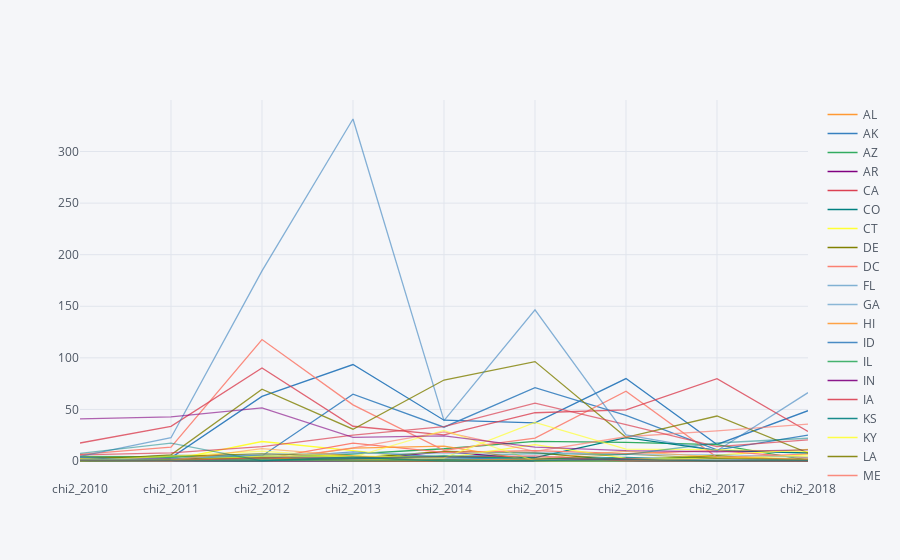

The code cell stored with this chart in its notebook:
### Code cell
best_sightings.iplot()

### Figure 1 — Plotly figure (JSON) as saved in the notebook; plotly's stock layout.template omitted (floating-point values rounded to 4 significant figures)
{"data": [{"line": {"color": "rgba(255, 153, 51, 1.0)", "dash": "solid", "shape": "linear", "width": 1.3}, "mode": "lines", "name": "AL", "text": "", "type": "scatter", "uid": "4851f7f7-7a0e-4681-867e-8f8030cbe8a0", "x": ["chi2_2010", "chi2_2011", "chi2_2012", "chi2_2013", "chi2_2014", "chi2_2015", "chi2_2016", "chi2_2017", "chi2_2018"], "y": [3.9, 3.807, 4.38, 1.64, 8.568e-05, 1.898, 2.057, 0.166, 1.023]}, {"line": {"color": "rgba(55, 128, 191, 1.0)", "dash": "solid", "shape": "linear", "width": 1.3}, "mode": "lines", "name": "AK", "text": "", "type": "scatter", "uid": "668a4ce7-e4ac-49bb-962c-27020f7e2bba", "x": ["chi2_2010", "chi2_2011", "chi2_2012", "chi2_2013", "chi2_2014", "chi2_2015", "chi2_2016", "chi2_2017", "chi2_2018"], "y": [2.166, 3.011, 62.66, 93.47, 39.57, 37.0, 79.88, 16.05, 48.75]}, {"line": {"color": "rgba(50, 171, 96, 1.0)", "dash": "solid", "shape": "linear", "width": 1.3}, "mode": "lines", "name": "AZ", "text": "", "type": "scatter", "uid": "7f4a49dd-f690-4c05-8f0c-bd477396a3b6", "x": ["chi2_2010", "chi2_2011", "chi2_2012", "chi2_2013", "chi2_2014", "chi2_2015", "chi2_2016", "chi2_2017", "chi2_2018"], "y": [1.55, 3.234, 1.806, 6.58, 11.87, 19.05, 18.0, 15.87, 0.8739]}, {"line": {"color": "rgba(128, 0, 128, 1.0)", "dash": "solid", "shape": "linear", "width": 1.3}, "mode": "lines", "name": "AR", "text": "", "type": "scatter", "uid": "7ab69bf1-2193-4c08-b920-9d3f31d797c7", "x": ["chi2_2010", "chi2_2011", "chi2_2012", "chi2_2013", "chi2_2014", "chi2_2015", "chi2_2016", "chi2_2017", "chi2_2018"], "y": [0.3957, 0.1106, 0.8473, 0.5578, 9.132, 1.602, 1.182, 0.0439, 1.087]}, {"line": {"color": "rgba(219, 64, 82, 1.0)", "dash": "solid", "shape": "linear", "width": 1.3}, "mode": "lines", "name": "CA", "text": "", "type": "scatter", "uid": "fed4ada4-3df5-44ba-92c8-85d6b6b57a64", "x": ["chi2_2010", "chi2_2011", "chi2_2012", "chi2_2013", "chi2_2014", "chi2_2015", "chi2_2016", "chi2_2017", "chi2_2018"], "y": [0.4876, 0.001146, 0.4, 0.5048, 0.3148, 0.04131, 0.1251, 0.01023, 0.1038]}, {"line": {"color": "rgba(0, 128, 128, 1.0)", "dash": "solid", "shape": "linear", "width": 1.3}, "mode": "lines", "name": "CO", "text": "", "type": "scatter", "uid": "aeef466c-fdac-42f5-9f78-98047bd148ee", "x": ["chi2_2010", "chi2_2011", "chi2_2012", "chi2_2013", "chi2_2014", "chi2_2015", "chi2_2016", "chi2_2017", "chi2_2018"], "y": [0.02166, 2.259, 0.01846, 1.319, 4.546, 3.373, 22.73, 10.35, 7.739]}, {"line": {"color": "rgba(255, 255, 51, 1.0)", "dash": "solid", "shape": "linear", "width": 1.3}, "mode": "lines", "name": "CT", "text": "", "type": "scatter", "uid": "d6589772-34b7-43da-89ae-3cf3463c8a44", "x": ["chi2_2010", "chi2_2011", "chi2_2012", "chi2_2013", "chi2_2014", "chi2_2015", "chi2_2016", "chi2_2017", "chi2_2018"], "y": [1.886, 1.157, 18.91, 10.01, 0.0478, 0.3786, 0.9211, 5.713, 11.33]}, {"line": {"color": "rgba(128, 128, 0, 1.0)", "dash": "solid", "shape": "linear", "width": 1.3}, "mode": "lines", "name": "DE", "text": "", "type": "scatter", "uid": "d7e55dd2-306b-4294-90c0-9452a2a72841", "x": ["chi2_2010", "chi2_2011", "chi2_2012", "chi2_2013", "chi2_2014", "chi2_2015", "chi2_2016", "chi2_2017", "chi2_2018"], "y": [0.2789, 0.7754, 4.922, 2.605, 9.384, 8.092, 0.04546, 5.23, 0.03928]}, {"line": {"color": "rgba(251, 128, 114, 1.0)", "dash": "solid", "shape": "linear", "width": 1.3}, "mode": "lines", "name": "DC", "text": "", "type": "scatter", "uid": "0f4090db-0303-48ad-825f-0026ad133240", "x": ["chi2_2010", "chi2_2011", "chi2_2012", "chi2_2013", "chi2_2014", "chi2_2015", "chi2_2016", "chi2_2017", "chi2_2018"], "y": [0.08597, 0.8943, 1.53, 17.3, 8.35, 9.982, 7.085, 10.02, 3.076]}, {"line": {"color": "rgba(128, 177, 211, 1.0)", "dash": "solid", "shape": "linear", "width": 1.3}, "mode": "lines", "name": "FL", "text": "", "type": "scatter", "uid": "b08f40dc-a75d-42fc-8e2b-181a2c012db0", "x": ["chi2_2010", "chi2_2011", "chi2_2012", "chi2_2013", "chi2_2014", "chi2_2015", "chi2_2016", "chi2_2017", "chi2_2018"], "y": [0.153, 0.02412, 0.003364, 1.085, 1.722, 0.4001, 0.02615, 0.2044, 0.09826]}, {"line": {"color": "rgba(128, 177, 211, 0.8999999999999999)", "dash": "solid", "shape": "linear", "width": 1.3}, "mode": "lines", "name": "GA", "text": "", "type": "scatter", "uid": "41c5faa5-d8ff-41c4-8d9c-8215b2393bb4", "x": ["chi2_2010", "chi2_2011", "chi2_2012", "chi2_2013", "chi2_2014", "chi2_2015", "chi2_2016", "chi2_2017", "chi2_2018"], "y": [2.406, 2.444, 4.851, 2.719, 0.4239, 2.007, 1.172, 0.5931, 0.3885]}, {"line": {"color": "rgba(255, 153, 51, 0.8999999999999999)", "dash": "solid", "shape": "linear", "width": 1.3}, "mode": "lines", "name": "HI", "text": "", "type": "scatter", "uid": "74b47d44-7010-486e-ad20-6f75c90a660f", "x": ["chi2_2010", "chi2_2011", "chi2_2012", "chi2_2013", "chi2_2014", "chi2_2015", "chi2_2016", "chi2_2017", "chi2_2018"], "y": [4.594, 0.04664, 0.1727, 12.57, 14.34, 0.04399, 0.9428, 0.6629, 0.06007]}, {"line": {"color": "rgba(55, 128, 191, 0.8999999999999999)", "dash": "solid", "shape": "linear", "width": 1.3}, "mode": "lines", "name": "ID", "text": "", "type": "scatter", "uid": "3f98f904-dfa7-4e37-846c-5dd014f9ac6b", "x": ["chi2_2010", "chi2_2011", "chi2_2012", "chi2_2013", "chi2_2014", "chi2_2015", "chi2_2016", "chi2_2017", "chi2_2018"], "y": [1.084, 5.332, 4.879, 64.74, 32.78, 71.09, 44.13, 10.75, 25.17]}, {"line": {"color": "rgba(50, 171, 96, 0.8999999999999999)", "dash": "solid", "shape": "linear", "width": 1.3}, "mode": "lines", "name": "IL", "text": "", "type": "scatter", "uid": "a4a4c2b1-e9e8-43cc-86a9-68c4f099ccd6", "x": ["chi2_2010", "chi2_2011", "chi2_2012", "chi2_2013", "chi2_2014", "chi2_2015", "chi2_2016", "chi2_2017", "chi2_2018"], "y": [0.3779, 0.02485, 0.09224, 3.478, 5.001, 1.885, 1.181, 3.062, 0.5549]}, {"line": {"color": "rgba(128, 0, 128, 0.8999999999999999)", "dash": "solid", "shape": "linear", "width": 1.3}, "mode": "lines", "name": "IN", "text": "", "type": "scatter", "uid": "6a5783d3-2347-4842-99b9-74b87714f285", "x": ["chi2_2010", "chi2_2011", "chi2_2012", "chi2_2013", "chi2_2014", "chi2_2015", "chi2_2016", "chi2_2017", "chi2_2018"], "y": [0.05851, 0.2339, 0.1086, 0.01063, 0.2216, 2.422, 1.73, 2.271, 1.235]}, {"line": {"color": "rgba(219, 64, 82, 0.8999999999999999)", "dash": "solid", "shape": "linear", "width": 1.3}, "mode": "lines", "name": "IA", "text": "", "type": "scatter", "uid": "63a5e30a-1dfe-4999-bb42-96b691ed5b7b", "x": ["chi2_2010", "chi2_2011", "chi2_2012", "chi2_2013", "chi2_2014", "chi2_2015", "chi2_2016", "chi2_2017", "chi2_2018"], "y": [0.0266, 0.3108, 2.724, 0.4509, 0.1704, 1.042, 0.291, 0.008538, 0.005193]}, {"line": {"color": "rgba(0, 128, 128, 0.8999999999999999)", "dash": "solid", "shape": "linear", "width": 1.3}, "mode": "lines", "name": "KS", "text": "", "type": "scatter", "uid": "ffd10c15-6f73-45ff-86f8-e11b0093512e", "x": ["chi2_2010", "chi2_2011", "chi2_2012", "chi2_2013", "chi2_2014", "chi2_2015", "chi2_2016", "chi2_2017", "chi2_2018"], "y": [0.5123, 0.06292, 0.08533, 0.3415, 0.2105, 0.7561, 0.01242, 0.2253, 0.1894]}, {"line": {"color": "rgba(255, 255, 51, 0.8999999999999999)", "dash": "solid", "shape": "linear", "width": 1.3}, "mode": "lines", "name": "KY", "text": "", "type": "scatter", "uid": "2ff84cf9-d2a7-49ed-aeaa-ba8de3ca15e9", "x": ["chi2_2010", "chi2_2011", "chi2_2012", "chi2_2013", "chi2_2014", "chi2_2015", "chi2_2016", "chi2_2017", "chi2_2018"], "y": [0.04942, 0.02973, 3.101, 0.04538, 1.516, 1.103, 0.7244, 0.002072, 0.1962]}, {"line": {"color": "rgba(128, 128, 0, 0.8999999999999999)", "dash": "solid", "shape": "linear", "width": 1.3}, "mode": "lines", "name": "LA", "text": "", "type": "scatter", "uid": "534ea817-4063-483c-91a2-31426fbef986", "x": ["chi2_2010", "chi2_2011", "chi2_2012", "chi2_2013", "chi2_2014", "chi2_2015", "chi2_2016", "chi2_2017", "chi2_2018"], "y": [2.905, 4.457, 6.869, 4.607, 0.2129, 2.004, 1.948, 3.345, 1.005]}, {"line": {"color": "rgba(251, 128, 114, 0.8999999999999999)", "dash": "solid", "shape": "linear", "width": 1.3}, "mode": "lines", "name": "ME", "text": "", "type": "scatter", "uid": "87b35130-c4cc-494a-bf15-e1b702214e70", "x": ["chi2_2010", "chi2_2011", "chi2_2012", "chi2_2013", "chi2_2014", "chi2_2015", "chi2_2016", "chi2_2017", "chi2_2018"], "y": [6.362, 13.38, 117.8, 54.42, 10.43, 22.26, 67.57, 3.566, 6.756]}, {"line": {"color": "rgba(251, 128, 114, 0.7999999999999998)", "dash": "solid", "shape": "linear", "width": 1.3}, "mode": "lines", "name": "MD", "text": "", "type": "scatter", "uid": "f20b53c0-031f-493b-84e1-41709336f8a1", "x": ["chi2_2010", "chi2_2011", "chi2_2012", "chi2_2013", "chi2_2014", "chi2_2015", "chi2_2016", "chi2_2017", "chi2_2018"], "y": [1.416, 0.9435, 0.5166, 0.3161, 0.006571, 0.06233, 0.04999, 0.1479, 0.0004229]}, {"line": {"color": "rgba(128, 177, 211, 0.7999999999999998)", "dash": "solid", "shape": "linear", "width": 1.3}, "mode": "lines", "name": "MA", "text": "", "type": "scatter", "uid": "7f37fb42-3dd2-4279-ba22-369262345841", "x": ["chi2_2010", "chi2_2011", "chi2_2012", "chi2_2013", "chi2_2014", "chi2_2015", "chi2_2016", "chi2_2017", "chi2_2018"], "y": [0.387, 0.0008093, 0.004692, 1.666, 0.517, 0.04893, 0.02332, 0.0005827, 0.02943]}, {"line": {"color": "rgba(255, 153, 51, 0.7999999999999998)", "dash": "solid", "shape": "linear", "width": 1.3}, "mode": "lines", "name": "MI", "text": "", "type": "scatter", "uid": "924b0e53-9f01-4f77-a1c4-4f1b631ddde1", "x": ["chi2_2010", "chi2_2011", "chi2_2012", "chi2_2013", "chi2_2014", "chi2_2015", "chi2_2016", "chi2_2017", "chi2_2018"], "y": [0.02257, 0.05673, 0.002959, 1.054, 1.826, 0.2604, 0.4843, 0.06472, 1.26]}, {"line": {"color": "rgba(55, 128, 191, 0.7999999999999998)", "dash": "solid", "shape": "linear", "width": 1.3}, "mode": "lines", "name": "MN", "text": "", "type": "scatter", "uid": "537896a3-3e37-4cfb-99cf-5b95e9dc71a1", "x": ["chi2_2010", "chi2_2011", "chi2_2012", "chi2_2013", "chi2_2014", "chi2_2015", "chi2_2016", "chi2_2017", "chi2_2018"], "y": [0.5108, 0.04418, 0.466, 0.01881, 1.877, 2.122, 0.08494, 1.84e-05, 0.02948]}, {"line": {"color": "rgba(50, 171, 96, 0.7999999999999998)", "dash": "solid", "shape": "linear", "width": 1.3}, "mode": "lines", "name": "MS", "text": "", "type": "scatter", "uid": "5c52f0de-2e74-4e6f-9529-6d9ea3958231", "x": ["chi2_2010", "chi2_2011", "chi2_2012", "chi2_2013", "chi2_2014", "chi2_2015", "chi2_2016", "chi2_2017", "chi2_2018"], "y": [4.499, 4.178, 3.765, 4.192, 3.674, 2.539, 1.819, 3.541, 0.2392]}, {"line": {"color": "rgba(128, 0, 128, 0.7999999999999998)", "dash": "solid", "shape": "linear", "width": 1.3}, "mode": "lines", "name": "MO", "text": "", "type": "scatter", "uid": "d69f1ef4-2ad3-4290-b171-f7564e682464", "x": ["chi2_2010", "chi2_2011", "chi2_2012", "chi2_2013", "chi2_2014", "chi2_2015", "chi2_2016", "chi2_2017", "chi2_2018"], "y": [1.311, 2.333, 1.063, 0.6172, 0.08722, 0.9402, 0.0409, 0.7759, 0.001685]}, {"line": {"color": "rgba(219, 64, 82, 0.7999999999999998)", "dash": "solid", "shape": "linear", "width": 1.3}, "mode": "lines", "name": "MT", "text": "", "type": "scatter", "uid": "1bbc7360-550e-4947-9e8b-977fde678ea1", "x": ["chi2_2010", "chi2_2011", "chi2_2012", "chi2_2013", "chi2_2014", "chi2_2015", "chi2_2016", "chi2_2017", "chi2_2018"], "y": [17.46, 33.6, 90.15, 33.67, 25.37, 46.79, 49.52, 79.88, 28.65]}, {"line": {"color": "rgba(0, 128, 128, 0.7999999999999998)", "dash": "solid", "shape": "linear", "width": 1.3}, "mode": "lines", "name": "NE", "text": "", "type": "scatter", "uid": "41d779cf-7060-4d82-bd71-e431eced7b1c", "x": ["chi2_2010", "chi2_2011", "chi2_2012", "chi2_2013", "chi2_2014", "chi2_2015", "chi2_2016", "chi2_2017", "chi2_2018"], "y": [3.152, 0.2199, 0.3074, 1.971, 4.009, 2.113, 3.536, 0.8806, 0.5862]}, {"line": {"color": "rgba(255, 255, 51, 0.7999999999999998)", "dash": "solid", "shape": "linear", "width": 1.3}, "mode": "lines", "name": "NV", "text": "", "type": "scatter", "uid": "938ea782-409a-4612-b041-5c6f49b74596", "x": ["chi2_2010", "chi2_2011", "chi2_2012", "chi2_2013", "chi2_2014", "chi2_2015", "chi2_2016", "chi2_2017", "chi2_2018"], "y": [2.645, 0.5742, 1.329, 0.5477, 3.039, 15.81, 2.516, 1.535, 5.953]}, {"line": {"color": "rgba(128, 128, 0, 0.7999999999999998)", "dash": "solid", "shape": "linear", "width": 1.3}, "mode": "lines", "name": "NH", "text": "", "type": "scatter", "uid": "c3c5a99e-af98-4f21-b1de-f9015dfd1220", "x": ["chi2_2010", "chi2_2011", "chi2_2012", "chi2_2013", "chi2_2014", "chi2_2015", "chi2_2016", "chi2_2017", "chi2_2018"], "y": [0.8801, 5.996, 69.56, 30.8, 78.5, 96.36, 23.01, 43.61, 7.801]}, {"line": {"color": "rgba(128, 128, 0, 0.7)", "dash": "solid", "shape": "linear", "width": 1.3}, "mode": "lines", "name": "NJ", "text": "", "type": "scatter", "uid": "d4bc40dd-1ca8-4895-9b53-059a2964b2f0", "x": ["chi2_2010", "chi2_2011", "chi2_2012", "chi2_2013", "chi2_2014", "chi2_2015", "chi2_2016", "chi2_2017", "chi2_2018"], "y": [0.5061, 1.87, 1.891, 0.6618, 1.438, 1.117, 0.6262, 0.148, 0.4596]}, {"line": {"color": "rgba(251, 128, 114, 0.7)", "dash": "solid", "shape": "linear", "width": 1.3}, "mode": "lines", "name": "NM", "text": "", "type": "scatter", "uid": "dc51fd75-1b94-41af-a951-c4d9d2e2182b", "x": ["chi2_2010", "chi2_2011", "chi2_2012", "chi2_2013", "chi2_2014", "chi2_2015", "chi2_2016", "chi2_2017", "chi2_2018"], "y": [0.3694, 0.05285, 0.5638, 12.73, 28.29, 9.319, 23.5, 29.16, 35.77]}, {"line": {"color": "rgba(128, 177, 211, 0.7)", "dash": "solid", "shape": "linear", "width": 1.3}, "mode": "lines", "name": "NY", "text": "", "type": "scatter", "uid": "805e4d01-22ca-4b6c-b58d-cd5c982b60b2", "x": ["chi2_2010", "chi2_2011", "chi2_2012", "chi2_2013", "chi2_2014", "chi2_2015", "chi2_2016", "chi2_2017", "chi2_2018"], "y": [1.294, 0.5547, 0.6303, 3.773, 2.401, 1.263, 1.577, 1.531, 1.563]}, {"line": {"color": "rgba(255, 153, 51, 0.7)", "dash": "solid", "shape": "linear", "width": 1.3}, "mode": "lines", "name": "NC", "text": "", "type": "scatter", "uid": "ad1be756-846e-4fb9-935b-e01e31cffc0b", "x": ["chi2_2010", "chi2_2011", "chi2_2012", "chi2_2013", "chi2_2014", "chi2_2015", "chi2_2016", "chi2_2017", "chi2_2018"], "y": [0.07225, 0.8079, 0.1093, 0.1541, 0.4184, 0.08251, 1.454, 0.1038, 0.1161]}, {"line": {"color": "rgba(55, 128, 191, 0.7)", "dash": "solid", "shape": "linear", "width": 1.3}, "mode": "lines", "name": "ND", "text": "", "type": "scatter", "uid": "e07a7e5e-7047-4308-8f05-526e2f4d6fd4", "x": ["chi2_2010", "chi2_2011", "chi2_2012", "chi2_2013", "chi2_2014", "chi2_2015", "chi2_2016", "chi2_2017", "chi2_2018"], "y": [3.583, 0.169, 2.37, 8.773, 3.794, 0.565, 0.1351, 0.05254, 1.019]}, {"line": {"color": "rgba(50, 171, 96, 0.7)", "dash": "solid", "shape": "linear", "width": 1.3}, "mode": "lines", "name": "OH", "text": "", "type": "scatter", "uid": "3e5c24d5-a1f1-461f-aeef-25ae84d15c6c", "x": ["chi2_2010", "chi2_2011", "chi2_2012", "chi2_2013", "chi2_2014", "chi2_2015", "chi2_2016", "chi2_2017", "chi2_2018"], "y": [0.3573, 0.311, 0.03748, 3.947, 0.029, 0.1246, 0.4521, 0.2206, 0.3158]}, {"line": {"color": "rgba(128, 0, 128, 0.7)", "dash": "solid", "shape": "linear", "width": 1.3}, "mode": "lines", "name": "OK", "text": "", "type": "scatter", "uid": "e75bf6e8-80a6-4d48-852f-2376bafa8d2d", "x": ["chi2_2010", "chi2_2011", "chi2_2012", "chi2_2013", "chi2_2014", "chi2_2015", "chi2_2016", "chi2_2017", "chi2_2018"], "y": [1.48, 0.235, 0.08412, 0.01397, 0.06498, 0.1083, 1.965, 0.188, 0.05443]}, {"line": {"color": "rgba(219, 64, 82, 0.7)", "dash": "solid", "shape": "linear", "width": 1.3}, "mode": "lines", "name": "OR", "text": "", "type": "scatter", "uid": "8c06039d-5f06-45ce-8f84-9bb5b11b1811", "x": ["chi2_2010", "chi2_2011", "chi2_2012", "chi2_2013", "chi2_2014", "chi2_2015", "chi2_2016", "chi2_2017", "chi2_2018"], "y": [5.863, 7.841, 13.84, 25.15, 33.24, 56.01, 35.34, 13.91, 20.44]}, {"line": {"color": "rgba(0, 128, 128, 0.7)", "dash": "solid", "shape": "linear", "width": 1.3}, "mode": "lines", "name": "PA", "text": "", "type": "scatter", "uid": "d6a75a2b-a2bb-45c6-b539-15b45032251c", "x": ["chi2_2010", "chi2_2011", "chi2_2012", "chi2_2013", "chi2_2014", "chi2_2015", "chi2_2016", "chi2_2017", "chi2_2018"], "y": [0.02783, 0.2283, 6.592e-07, 0.03146, 0.7064, 0.04977, 0.0176, 0.07982, 1.074]}, {"line": {"color": "rgba(255, 255, 51, 0.7)", "dash": "solid", "shape": "linear", "width": 1.3}, "mode": "lines", "name": "RI", "text": "", "type": "scatter", "uid": "7676c150-2800-4bce-9ec2-2990f139704b", "x": ["chi2_2010", "chi2_2011", "chi2_2012", "chi2_2013", "chi2_2014", "chi2_2015", "chi2_2016", "chi2_2017", "chi2_2018"], "y": [1.234, 0.3299, 4.816, 5.009, 3.063, 37.48, 11.52, 11.07, 9.047]}, {"line": {"color": "rgba(255, 255, 51, 0.5999999999999999)", "dash": "solid", "shape": "linear", "width": 1.3}, "mode": "lines", "name": "SC", "text": "", "type": "scatter", "uid": "0fdce336-d8e4-4758-b6d6-a7e1197bf05b", "x": ["chi2_2010", "chi2_2011", "chi2_2012", "chi2_2013", "chi2_2014", "chi2_2015", "chi2_2016", "chi2_2017", "chi2_2018"], "y": [0.06331, 4.727, 9.433, 3.746, 29.65, 0.1557, 0.1401, 3.199, 4.434]}, {"line": {"color": "rgba(128, 128, 0, 0.5999999999999999)", "dash": "solid", "shape": "linear", "width": 1.3}, "mode": "lines", "name": "SD", "text": "", "type": "scatter", "uid": "46028873-7def-4a15-bc23-4f07b32e559d", "x": ["chi2_2010", "chi2_2011", "chi2_2012", "chi2_2013", "chi2_2014", "chi2_2015", "chi2_2016", "chi2_2017", "chi2_2018"], "y": [0.06204, 1.157, 3.199, 0.2617, 0.02002, 1.338, 6.659, 2.45, 1.692]}, {"line": {"color": "rgba(251, 128, 114, 0.5999999999999999)", "dash": "solid", "shape": "linear", "width": 1.3}, "mode": "lines", "name": "TN", "text": "", "type": "scatter", "uid": "1b7cb312-95e4-4cb4-8df1-8b67b7a17395", "x": ["chi2_2010", "chi2_2011", "chi2_2012", "chi2_2013", "chi2_2014", "chi2_2015", "chi2_2016", "chi2_2017", "chi2_2018"], "y": [1.073, 0.006403, 0.755, 0.2143, 0.1157, 0.4692, 0.003979, 0.09661, 0.2981]}, {"line": {"color": "rgba(128, 177, 211, 0.5999999999999999)", "dash": "solid", "shape": "linear", "width": 1.3}, "mode": "lines", "name": "TX", "text": "", "type": "scatter", "uid": "a30449e1-dbc6-46b3-8f58-fd8defa9a1ae", "x": ["chi2_2010", "chi2_2011", "chi2_2012", "chi2_2013", "chi2_2014", "chi2_2015", "chi2_2016", "chi2_2017", "chi2_2018"], "y": [1.195, 2.311, 6.636, 7.412, 7.239, 8.219, 6.453, 6.104, 3.566]}, {"line": {"color": "rgba(255, 153, 51, 0.5999999999999999)", "dash": "solid", "shape": "linear", "width": 1.3}, "mode": "lines", "name": "UT", "text": "", "type": "scatter", "uid": "fcce6330-4a05-44f1-8a4d-2c61a06d39e1", "x": ["chi2_2010", "chi2_2011", "chi2_2012", "chi2_2013", "chi2_2014", "chi2_2015", "chi2_2016", "chi2_2017", "chi2_2018"], "y": [0.2526, 0.4874, 12.03, 5.047, 0.1703, 2.296, 9.574, 3.762, 1.742]}, {"line": {"color": "rgba(55, 128, 191, 0.5999999999999999)", "dash": "solid", "shape": "linear", "width": 1.3}, "mode": "lines", "name": "VT", "text": "", "type": "scatter", "uid": "ae0f51ae-a5cf-4c91-b51e-54c409e1df4d", "x": ["chi2_2010", "chi2_2011", "chi2_2012", "chi2_2013", "chi2_2014", "chi2_2015", "chi2_2016", "chi2_2017", "chi2_2018"], "y": [4.567, 22.56, 184.3, 331.5, 39.09, 146.6, 25.32, 9.995, 66.25]}, {"line": {"color": "rgba(50, 171, 96, 0.5999999999999999)", "dash": "solid", "shape": "linear", "width": 1.3}, "mode": "lines", "name": "VA", "text": "", "type": "scatter", "uid": "bfd5dca5-b4b2-494e-be90-76a511d4deb3", "x": ["chi2_2010", "chi2_2011", "chi2_2012", "chi2_2013", "chi2_2014", "chi2_2015", "chi2_2016", "chi2_2017", "chi2_2018"], "y": [1.16, 0.7369, 1.212, 0.2304, 0.3694, 0.2463, 0.3526, 0.2739, 0.005552]}, {"line": {"color": "rgba(128, 0, 128, 0.5999999999999999)", "dash": "solid", "shape": "linear", "width": 1.3}, "mode": "lines", "name": "WA", "text": "", "type": "scatter", "uid": "9cc1131f-f4e0-439b-960c-9eb28a01895e", "x": ["chi2_2010", "chi2_2011", "chi2_2012", "chi2_2013", "chi2_2014", "chi2_2015", "chi2_2016", "chi2_2017", "chi2_2018"], "y": [40.87, 42.81, 51.55, 22.9, 24.41, 13.48, 10.07, 8.985, 10.8]}, {"line": {"color": "rgba(219, 64, 82, 0.5999999999999999)", "dash": "solid", "shape": "linear", "width": 1.3}, "mode": "lines", "name": "WV", "text": "", "type": "scatter", "uid": "9c62deac-62ec-43d6-a4b6-6e8506c41a06", "x": ["chi2_2010", "chi2_2011", "chi2_2012", "chi2_2013", "chi2_2014", "chi2_2015", "chi2_2016", "chi2_2017", "chi2_2018"], "y": [0.6001, 0.4149, 3.097, 2.999, 3.998, 4.965, 0.0502, 0.2347, 0.0001313]}, {"line": {"color": "rgba(0, 128, 128, 0.5999999999999999)", "dash": "solid", "shape": "linear", "width": 1.3}, "mode": "lines", "name": "WI", "text": "", "type": "scatter", "uid": "1116e5d5-b0e3-460c-bea1-ccf572ed3ae9", "x": ["chi2_2010", "chi2_2011", "chi2_2012", "chi2_2013", "chi2_2014", "chi2_2015", "chi2_2016", "chi2_2017", "chi2_2018"], "y": [0.1591, 0.3504, 0.3747, 3.87, 0.002616, 0.4183, 1.536, 0.05317, 0.3745]}, {"line": {"color": "rgba(0, 128, 128, 0.49999999999999983)", "dash": "solid", "shape": "linear", "width": 1.3}, "mode": "lines", "name": "WY", "text": "", "type": "scatter", "uid": "d62e1e83-aba0-4f1d-ba84-8b2bbd280a35", "x": ["chi2_2010", "chi2_2011", "chi2_2012", "chi2_2013", "chi2_2014", "chi2_2015", "chi2_2016", "chi2_2017", "chi2_2018"], "y": [7.419, 17.4, 0.06839, 2.581, 4.145, 7.155, 6.16, 17.43, 22.06]}], "layout": {"legend": {"bgcolor": "#F5F6F9", "font": {"color": "#4D5663"}}, "paper_bgcolor": "#F5F6F9", "plot_bgcolor": "#F5F6F9", "title": {"font": {"color": "#4D5663"}}, "xaxis": {"gridcolor": "#E1E5ED", "showgrid": true, "tickfont": {"color": "#4D5663"}, "title": {"font": {"color": "#4D5663"}, "text": ""}, "zerolinecolor": "#E1E5ED"}, "yaxis": {"gridcolor": "#E1E5ED", "showgrid": true, "tickfont": {"color": "#4D5663"}, "title": {"font": {"color": "#4D5663"}, "text": ""}, "zerolinecolor": "#E1E5ED"}}}
